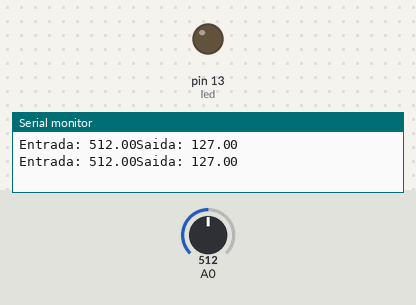
The sketch below on a simulated Arduino Uno, built with avr-gcc and run on an emulated ATmega328P. Shown: output pins drawn as LEDs (lit = HIGH), the last lines printed to the serial monitor. The test bench sets the inputs (shaded band); at power-on: A0 = 512.

Above: at 1.8 s.
1.9 s: A0 set to 531
At 3.2 s:
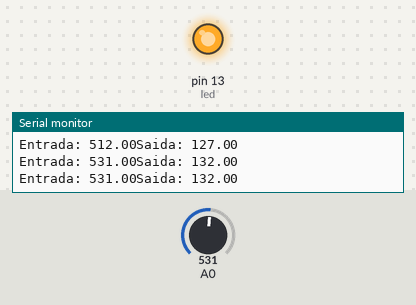
3.5 s: A0 set to 511
At 5.0 s:
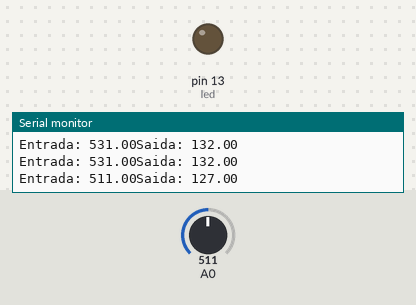
5.5 s: A0 set to 716
At 6.6 s:
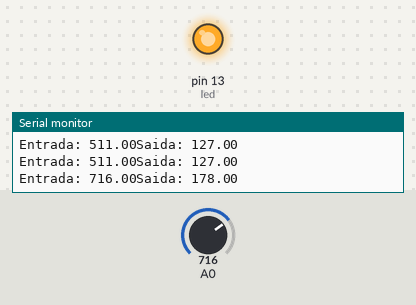
Timing chart, 0 to 8.5 s (numbered marks = the images above; inputs shaded):
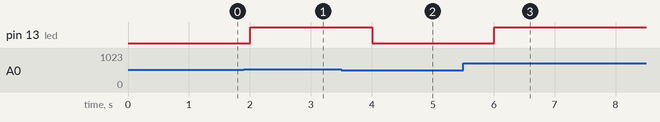

Measured:
- the behaviour switches between 513 and 514 on A0 (found by bisection; images 0 and 1)
- after the input at 1.9 s, pin 13 (led): LOW → HIGH after 0.10 s
- after the input at 3.5 s, pin 13 (led): HIGH → LOW after 0.51 s
- after the input at 5.5 s, pin 13 (led): LOW → HIGH after 0.51 s

The sketch:

potentiometer-led.ino
```cpp
float entrada;
int led=13;
float saida;

void setup()
{
  Serial.begin(9600);
  pinMode(led, OUTPUT);
}

void loop()
{
  entrada = analogRead(A0);
  saida = map(entrada, 0,1023,0,255);
  analogWrite(led, saida);
  Serial.print("Entrada: ");
  Serial.print(entrada);
  Serial.print("Saida: ");
  Serial.println(saida);
  delay(1000);
}
```
